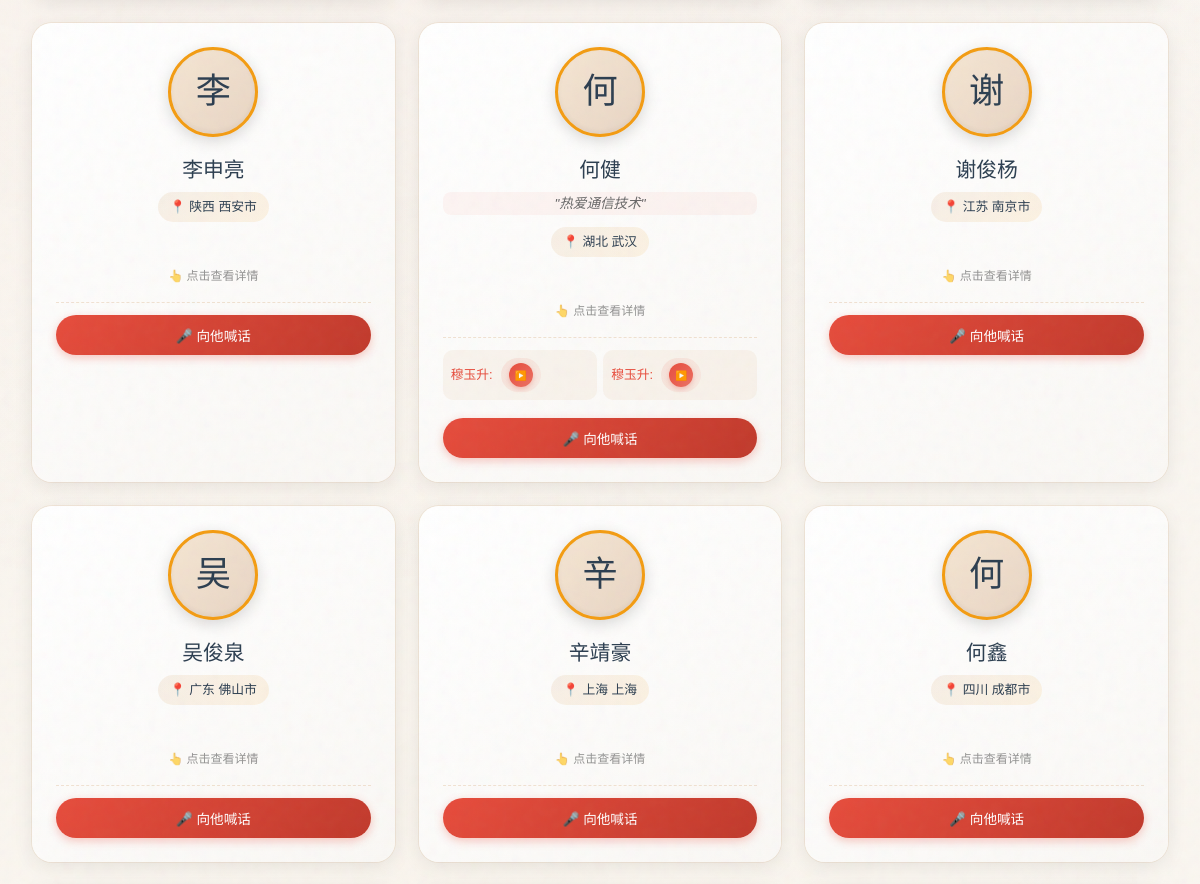
/txl (signed in, middle part), run on an earlier commit of the app's database.
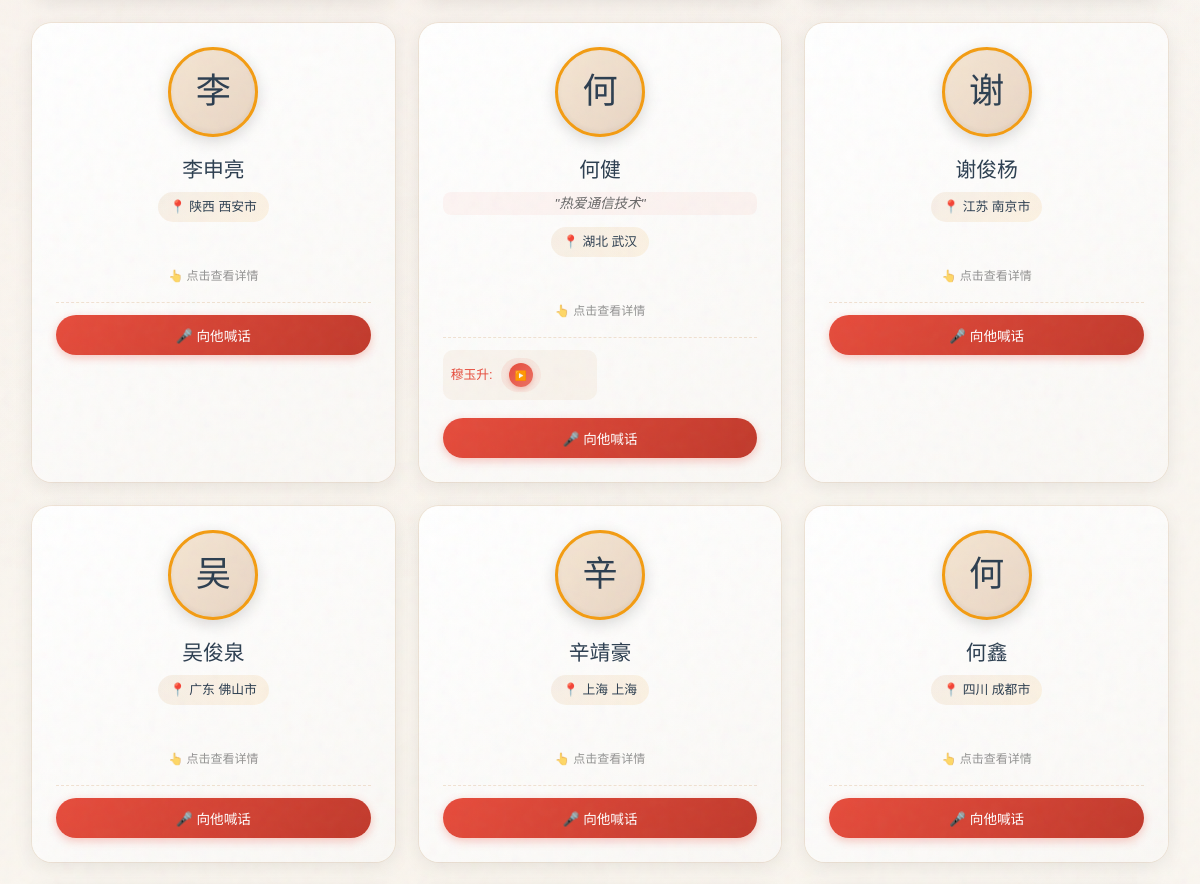
And on a later commit of the database.
### tables this page shows
CREATE TABLE students (
            id TEXT PRIMARY KEY,
            name TEXT NOT NULL,
            hometown TEXT,
            hometown_name TEXT,
            city TEXT,
            district TEXT,
            phone TEXT,
            note TEXT,
            custom_intro TEXT,
            hobby TEXT,
            dream TEXT,
            avatar TEXT,
            industry TEXT,
            company TEXT,
            weibo TEXT,
            xiaohongshu TEXT,
            douyin TEXT,
            wechat TEXT,
            qq TEXT,
            email TEXT,
            work TEXT,
            position TEXT,
            birthday TEXT,
            github TEXT,
            coords TEXT
        , gps_coords TEXT, gender TEXT, login_password TEXT, no_password_prompt INTEGER DEFAULT 0, super_admin INTEGER DEFAULT 0, is_admin INTEGER DEFAULT 0, wx_openid TEXT);

CREATE TABLE voice_shouts (
            id INTEGER PRIMARY KEY AUTOINCREMENT,
            from_name TEXT NOT NULL,
            to_name TEXT NOT NULL,
            audio_url TEXT NOT NULL,
            time TEXT NOT NULL
        , deleted INTEGER DEFAULT 0);

### app.py (the view)
@app.route('/txl')
def txl():
    is_logged = 'verified_student' in session
    if not is_logged:
        students = []
    else:
        students = database.read_txl()
    for s in students:
        if not s.get('coords'):
            city = s.get('city', '') or s.get('hometown_name', '')
            district = s.get('district', '')
            if city:
                coords = database.get_coords_by_city(city, district)
                if coords:
                    s['coords'] = coords
    voice_shouts = database.read_voice_shouts()
    nearest_classmates = []
    if is_logged:
        current_user = session['verified_student']
        current_coords = current_user.get('coords', '')
        current_name = current_user.get('name', '')
        current_id = current_user.get('id', '')
        for s in students:
            if s.get('name') == current_name and s.get('id') == current_id:
                gps = s.get('gps_coords', '')
                if gps:
                    current_coords = gps
                break
        if not current_coords:
            for s in students:
                if s.get('name') == current_name and s.get('id') == current_id:
                    current_coords = s.get('coords', '')
                    break
        if current_coords:
            try:
                lat1, lon1 = map(float, current_coords.split(','))
                distances = []
                for s in students:
                    if s.get('name') == current_name:
                        continue
                    s_coords = s.get('gps_coords', '') or s.get('coords', '')
                    if s_coords:
                        try:
                            lat2, lon2 = map(float, s_coords.split(','))
                            dist = haversine_distance(lat1, lon1, lat2, lon2)
                            distances.append((s['name'], dist, s))
                        except:
                            continue
                distances.sort(key=lambda x: x[1])
                nearest_classmates = [(d[2], int(d[1])) for d in distances[:2]]
            except:
                pass
    return render_template('txl.html', students=students, voice_shouts=voice_shouts, nearest_classmates=nearest_classmates, logged_in=is_logged)

### app.py (called while the page is built)
@app.after_request
def add_no_cache_headers(response):
    if request.path.startswith('/static/'):
        response.headers['Cache-Control'] = 'public, max-age=3600'
    else:
        response.headers['Cache-Control'] = 'no-cache, no-store, must-revalidate, max-age=0, private'
        response.headers['Pragma'] = 'no-cache'
        response.headers['Expires'] = '0'
        response.headers['X-Content-Type-Options'] = 'nosniff'
        response.headers['Surrogate-Control'] = 'no-store'
    return response

def haversine_distance(lat1, lon1, lat2, lon2):
    import math
    R = 6371  # 地球半径(公里)
    lat1_rad = math.radians(lat1)
    lat2_rad = math.radians(lat2)
    delta_lat = math.radians(lat2 - lat1)
    delta_lon = math.radians(lon2 - lon1)
    a = math.sin(delta_lat/2)**2 + math.cos(lat1_rad) * math.cos(lat2_rad) * math.sin(delta_lon/2)**2
    c = 2 * math.atan2(math.sqrt(a), math.sqrt(1-a))
    return R * c

### database.py (called while the page is built)
def get_db():
    if not hasattr(_thread_local, 'conn'):
        _thread_local.conn = sqlite3.connect(DB_FILE, check_same_thread=False)
        _thread_local.conn.row_factory = sqlite3.Row
    return _thread_local.conn

def read_txl():
    conn = get_db()
    cursor = conn.cursor()
    cursor.execute('SELECT * FROM students')
    rows = cursor.fetchall()
    students = []
    for row in rows:
        students.append(dict(row))
    return students

def read_voice_shouts(include_deleted=False):
    conn = get_db()
    cursor = conn.cursor()
    if include_deleted:
        cursor.execute('SELECT * FROM voice_shouts ORDER BY id DESC')
    else:
        cursor.execute('SELECT * FROM voice_shouts WHERE deleted = 0 ORDER BY id DESC')
    rows = cursor.fetchall()
    shouts = []
    for row in rows:
        shouts.append(dict(row))
    return shouts

### templates/txl.html (shortened to what this page needs)
<!DOCTYPE html>
<html lang="zh-CN">
<head>
    <link rel="stylesheet" href="/static/css/style.css">
    <link rel="stylesheet" href="/static/css/film-grain.css">
    <link rel="stylesheet" href="/static/css/txl-flip.css">
    <link rel="stylesheet" href="/static/css/ambient-bg.css">
    <link rel="stylesheet" href="/static/css/special-effects.css">
    <link rel="stylesheet" href="/static/css/interactions.css">
    <link rel="stylesheet" href="/static/css/night-mode.css">
</head>
<body>
    <div class="film-grain-overlay"></div>
    <div class="ambient-bg-container">
        <div class="starfield">
        </div>
        <div class="fireflies">
        </div>
        <div class="clouds">
        </div>
    </div>
    <main class="main-content">
        <div class="container">
            {% if logged_in %}
            <div class="student-grid" id="studentGrid">
                {% for student in students %}
                <div class="student-card"
                     id="student-{{ student.name }}"
                     data-name="{{ student.name }}"
                     data-hometown="{{ student.hometown_name }}"
                     data-custom-intro="{{ student.custom_intro or '' }}"
                     data-hobby="{{ student.hobby or '' }}">
                    <div class="student-avatar-wrap">
                        <div class="student-avatar {% if student.avatar %}avatar-has{% endif %} {% if student.avatar %}avatar-clickable{% endif %}" onclick="{% if student.avatar %}showAvatarLightbox('{{ student.avatar }}'){% endif %}">
                            {% if student.avatar %}
                            <img src="{{ student.avatar }}" alt="{{ student.name }}">
                            {% else %}
                            {{ student.name[0] }}
                            {% endif %}
                        </div>
                        <div class="student-name">{{ student.name }}</div>
                        {% if student.custom_intro %}
                        <div class="student-custom-intro">"{{ student.custom_intro }}"</div>
                        {% endif %}
                        {% if student.hometown_name %}
                        <div class="student-location-tag">📍 {{ student.hometown_name }}{% if student.city %} {{ student.city }}{% endif %}</div>
                        {% endif %}
                    </div>
                    <div class="expand-toggle">👆 点击查看详情</div>
                    <div class="voice-shout-section">
                        {% set voice_shouts_for_this = [] %}
                        {% if voice_shouts_for_this %}
                        <div class="voice-shout-list">
                            {% for shout in voice_shouts_for_this %}
                            <div class="voice-shout-item" data-shout-id="{{ shout.id }}" data-audio-url="{{ shout.audio_url }}" data-from="{{ shout.from_name }}">
                                <span class="voice-shout-from">{{ shout.from_name }}:</span>
                                <div class="voice-message-player small">
                                    <button class="voice-play-btn" onclick="toggleVoiceShoutPlay(this, '{{ shout.audio_url }}')">
                                        <span class="voice-play-icon">▶️</span>
                                    </button>
                                </div>
                            </div>
                            {% endfor %}
                        </div>
                        {% endif %}
                        <button type="button" class="voice-shout-btn" onclick="openVoiceShoutModal('{{ student.name }}', '{{ student.gender }}')">🎤 向{{ '她' if student.gender == '女' else '他' }}喊话</button>
                    </div>
                </div>
                {% else %}
                <div class="empty-message">暂无同学信息</div>
                {% endfor %}
            </div>
            {% endif %}
        </div>
    </main>
</body>
</html>

### static/css/style.css (style rules this page uses)
:root { --primary: #2c3e50; --secondary: #e74c3c; --accent: #f39c12; --bg: #faf8f5; --bg-dark: #f0ebe3; --text: #333; --text-light: #666; --card-bg: #fff; --glass: rgba(255, 255, 255, 0.85); --shadow: 0 4px 20px rgba(0, 0, 0, 0.08); --shadow-hover: 0 8px 30px rgba(0, 0, 0, 0.12); }
* { margin: 0; padding: 0; box-sizing: border-box; }
body { font-family: 'Noto Sans SC', sans-serif; background: var(--bg); color: var(--text); line-height: 1.7; min-height: 100vh; }
body::before { content: ''; position: fixed; top: 0; left: 0; width: 100%; height: 100%; background-image: radial-gradient(circle at 20% 50%, rgba(231, 76, 60, 0.03) 0%, transparent 50%), radial-gradient(circle at 80% 20%, rgba(52, 152, 219, 0.03) 0%, transparent 50%), radial-gradient(circle at 40% 80%, rgba(243, 156, 18, 0.03) 0%, transparent 50%); pointer-events: none; z-index: -1; }
.page-enter { opacity: 0; transform: translateY(20px); }
.page-enter-active { opacity: 1; transform: translateY(0); transition: opacity 0.5s ease, transform 0.5s ease; }
.container { max-width: 1200px; margin: 0 auto; padding: 0 2rem; }
.main-content { padding-top: 80px; padding-bottom: 100px; min-height: 100vh; }
.student-grid { display: grid; grid-template-columns: repeat(auto-fill, minmax(280px, 1fr)); gap: 1.5rem; }
.student-card { background: var(--card-bg); border-radius: 16px; padding: 1.5rem; box-shadow: var(--shadow); transition: all 0.3s ease; cursor: pointer; position: relative; overflow: hidden; }
.student-card::before { content: ''; position: absolute; top: 0; left: 0; right: 0; height: 4px; background: linear-gradient(90deg, var(--secondary), var(--accent)); transform: scaleX(0); transition: transform 0.3s ease; }
.student-avatar { width: 70px; height: 70px; border-radius: 50%; background: linear-gradient(135deg, var(--secondary), var(--accent)); display: flex; align-items: center; justify-content: center; font-family: 'ZCOOL XiaoWei', serif; font-size: 1.8rem; color: white; margin-bottom: 1rem; }
.student-name { font-family: 'ZCOOL XiaoWei', serif; font-size: 1.4rem; color: var(--primary); margin-bottom: 0.5rem; }
.voice-shout-section { margin-top: 0.8rem; padding-top: 0.8rem; border-top: 1px dashed var(--bg-dark); }
.voice-shout-list { margin-bottom: 0.5rem; display: grid; grid-template-columns: 1fr 1fr; gap: 0.4rem; }
.voice-shout-item { display: flex; align-items: center; gap: 0.3rem; margin-bottom: 0; font-size: 0.8rem; }
.voice-shout-from { color: var(--secondary); font-weight: 500; white-space: nowrap; }
.voice-shout-btn { width: 100%; padding: 0.5rem; background: var(--bg); border: 1px solid var(--bg-dark); border-radius: 8px; color: var(--text); font-size: 0.85rem; cursor: pointer; transition: all 0.3s ease; }
.voice-message-player { display: flex; align-items: center; gap: 0.75rem; padding: 0.75rem 1rem; background: linear-gradient(135deg, rgba(231, 76, 60, 0.1), rgba(231, 76, 60, 0.05)); border-radius: 30px; width: fit-content; margin: 0.5rem 0; }
.voice-message-player.small { padding: 0.3rem 0.5rem; gap: 0.3rem; margin: 0; }
.voice-message-player.small .voice-play-btn { width: 24px; height: 24px; font-size: 0.6rem; box-shadow: 0 2px 5px rgba(231, 76, 60, 0.3); }
.voice-play-btn { background: linear-gradient(135deg, #e74c3c, #ec7063); border: none; border-radius: 50%; width: 40px; height: 40px; cursor: pointer; display: flex; align-items: center; justify-content: center; color: white; font-size: 1rem; transition: all 0.3s; box-shadow: 0 3px 10px rgba(231, 76, 60, 0.3); }
.student-avatar { width: 70px; height: 70px; border-radius: 50%; background: linear-gradient(135deg, var(--secondary), var(--accent)); display: flex; align-items: center; justify-content: center; font-family: 'ZCOOL XiaoWei', serif; font-size: 1.8rem; color: white; margin-bottom: 1rem; overflow: hidden; }
.student-custom-intro { font-style: italic; color: var(--secondary); font-size: 0.9rem; margin-bottom: 0.5rem; padding: 0.5rem; background: rgba(231, 76, 60, 0.05); border-radius: 8px; text-align: center; }
.student-card[id] { scroll-margin-top: 80px; }

### static/css/film-grain.css (style rules this page uses)
.film-grain-overlay { position: fixed; top: 0; left: 0; width: 100%; height: 100%; pointer-events: none; z-index: 9999; opacity: 0.04; animation: grain 0.5s steps(1) infinite; }
.film-grain-overlay::before { content: ''; position: absolute; top: -50%; left: -50%; width: 200%; height: 200%; background-repeat: repeat; }

### static/css/night-mode.css (style rules this page uses)
body { transition: background 0.5s ease, color 0.5s ease; }

What changed in the data, as far as the page shows it:
changed students "何健": loses voice_shouts (from_name "穆玉升")
